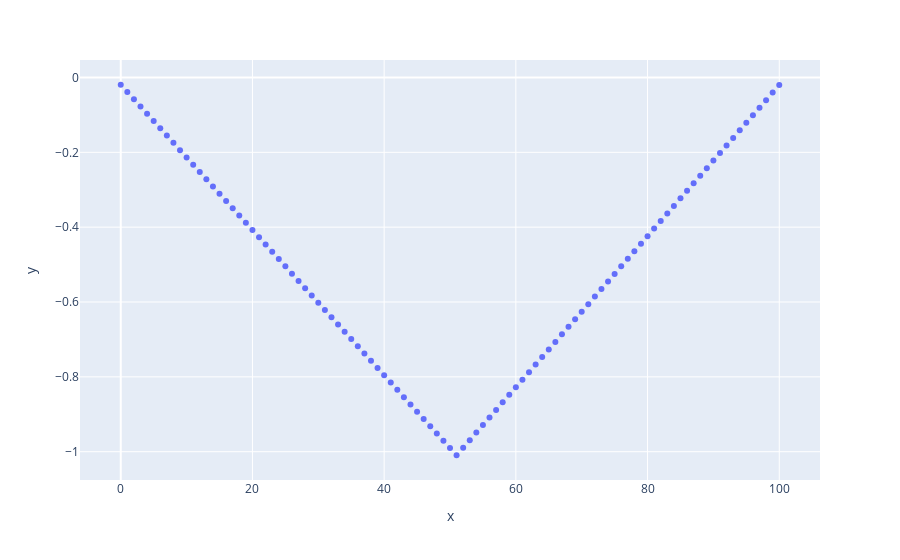

Notebook code cell kept with this figure:
### Code cell
# nxn * nx1 = nx1
m1 = laplacian_matrix(n)
x1 = np.linalg.solve(m1, d1)
fig = px.scatter(x=list(range(n)), y=x1)
fig.show()

### Figure 1 — Plotly figure (JSON) as saved in the notebook; plotly's stock layout.template omitted (floating-point values rounded to 4 significant figures)
{"data": [{"hovertemplate": "x=%{x}<br>y=%{y}<extra></extra>", "legendgroup": "", "marker": {"color": "#636efa", "symbol": "circle"}, "mode": "markers", "name": "", "orientation": "v", "showlegend": false, "type": "scatter", "x": [0, 1, 2, 3, 4, 5, 6, 7, 8, 9, 10, 11, 12, 13, 14, 15, 16, 17, 18, 19, 20, 21, 22, 23, 24, 25, 26, 27, 28, 29, 30, 31, 32, 33, 34, 35, 36, 37, 38, 39, 40, 41, 42, 43, 44, 45, 46, 47, 48, 49, 50, 51, 52, 53, 54, 55, 56, 57, 58, 59, 60, 61, 62, 63, 64, 65, 66, 67, 68, 69, 70, 71, 72, 73, 74, 75, 76, 77, 78, 79, 80, 81, 82, 83, 84, 85, 86, 87, 88, 89, 90, 91, 92, 93, 94, 95, 96, 97, 98, 99, 100], "xaxis": "x", "y": [-0.01941, -0.03883, -0.05824, -0.07765, -0.09707, -0.1165, -0.1359, -0.1553, -0.1747, -0.1941, -0.2136, -0.233, -0.2524, -0.2718, -0.2912, -0.3106, -0.33, -0.3494, -0.3689, -0.3883, -0.4077, -0.4271, -0.4465, -0.4659, -0.4853, -0.5048, -0.5242, -0.5436, -0.563, -0.5824, -0.6018, -0.6212, -0.6407, -0.6601, -0.6795, -0.6989, -0.7183, -0.7377, -0.7571, -0.7765, -0.796, -0.8154, -0.8348, -0.8542, -0.8736, -0.893, -0.9124, -0.9319, -0.9513, -0.9707, -0.9901, -1.01, -0.9893, -0.9691, -0.9489, -0.9288, -0.9086, -0.8884, -0.8682, -0.848, -0.8278, -0.8076, -0.7874, -0.7672, -0.747, -0.7268, -0.7067, -0.6865, -0.6663, -0.6461, -0.6259, -0.6057, -0.5855, -0.5653, -0.5451, -0.5249, -0.5048, -0.4846, -0.4644, -0.4442, -0.424, -0.4038, -0.3836, -0.3634, -0.3432, -0.323, -0.3029, -0.2827, -0.2625, -0.2423, -0.2221, -0.2019, -0.1817, -0.1615, -0.1413, -0.1211, -0.101, -0.08076, -0.06057, -0.04038, -0.02019], "yaxis": "y"}], "layout": {"legend": {"tracegroupgap": 0}, "margin": {"t": 60}, "xaxis": {"anchor": "y", "domain": [0, 1], "title": {"text": "x"}}, "yaxis": {"anchor": "x", "domain": [0, 1], "title": {"text": "y"}}}}
